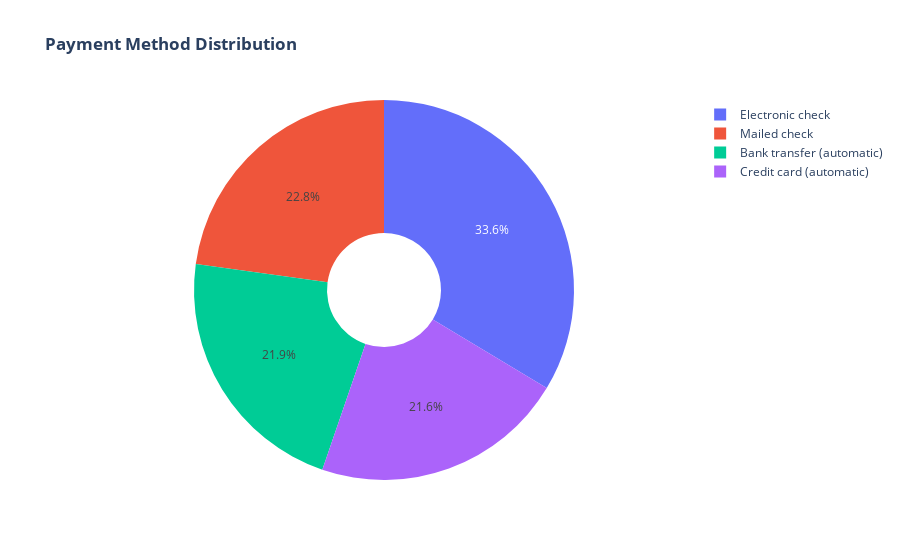
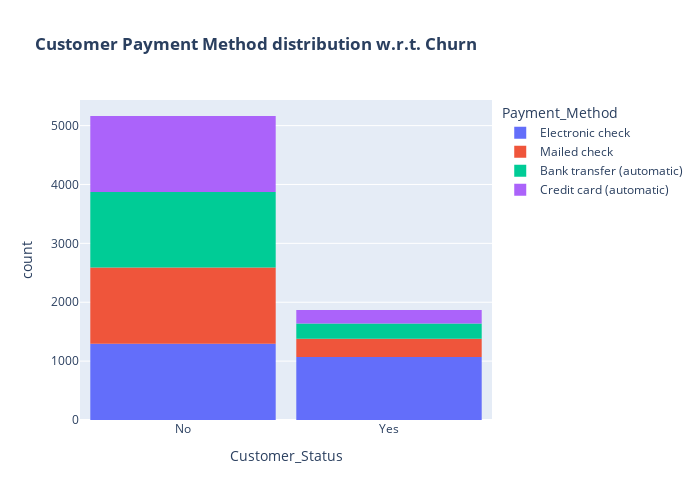

The cell these charts' notebook holds for them, in order:
### Code cell
labels = data['Payment_Method'].unique()
values = data['Payment_Method'].value_counts()

fig = go.Figure(data=[go.Pie(labels=labels, values=values, hole=.3)])
fig.update_layout(title_text="<b>Payment Method Distribution</b>")
fig.show()

fig = px.histogram(data, x="Customer_Status", color="Payment_Method", title="<b>Customer Payment Method distribution w.r.t. Churn</b>")
fig.update_layout(width=700, height=500, bargap=0.1)
fig.show()

### Figure 1 — Plotly figure (JSON) as saved in the notebook; plotly's stock layout.template omitted (floating-point values rounded to 4 significant figures)
{"data": [{"hole": 0.3, "labels": ["Electronic check", "Mailed check", "Bank transfer (automatic)", "Credit card (automatic)"], "type": "pie", "values": [2365, 1604, 1542, 1521]}], "layout": {"title": {"text": "<b>Payment Method Distribution</b>"}}}

### Figure 2 — Plotly figure (JSON) as saved in the notebook; plotly's stock layout.template omitted (floating-point values rounded to 4 significant figures; data arrays with more than 128 entries replaced by an {"elided": "..."} marker saying what was removed)
{"data": [{"alignmentgroup": "True", "bingroup": "x", "hovertemplate": "Payment_Method=Electronic check<br>Customer_Status=%{x}<br>count=%{y}<extra></extra>", "legendgroup": "Electronic check", "marker": {"color": "#636efa", "pattern": {"shape": ""}}, "name": "Electronic check", "offsetgroup": "Electronic check", "orientation": "v", "showlegend": true, "type": "histogram", "x": {"elided": "2365 str values"}, "xaxis": "x", "yaxis": "y"}, {"alignmentgroup": "True", "bingroup": "x", "hovertemplate": "Payment_Method=Mailed check<br>Customer_Status=%{x}<br>count=%{y}<extra></extra>", "legendgroup": "Mailed check", "marker": {"color": "#EF553B", "pattern": {"shape": ""}}, "name": "Mailed check", "offsetgroup": "Mailed check", "orientation": "v", "showlegend": true, "type": "histogram", "x": {"elided": "1604 str values"}, "xaxis": "x", "yaxis": "y"}, {"alignmentgroup": "True", "bingroup": "x", "hovertemplate": "Payment_Method=Bank transfer (automatic)<br>Customer_Status=%{x}<br>count=%{y}<extra></extra>", "legendgroup": "Bank transfer (automatic)", "marker": {"color": "#00cc96", "pattern": {"shape": ""}}, "name": "Bank transfer (automatic)", "offsetgroup": "Bank transfer (automatic)", "orientation": "v", "showlegend": true, "type": "histogram", "x": {"elided": "1542 str values"}, "xaxis": "x", "yaxis": "y"}, {"alignmentgroup": "True", "bingroup": "x", "hovertemplate": "Payment_Method=Credit card (automatic)<br>Customer_Status=%{x}<br>count=%{y}<extra></extra>", "legendgroup": "Credit card (automatic)", "marker": {"color": "#ab63fa", "pattern": {"shape": ""}}, "name": "Credit card (automatic)", "offsetgroup": "Credit card (automatic)", "orientation": "v", "showlegend": true, "type": "histogram", "x": {"elided": "1521 str values"}, "xaxis": "x", "yaxis": "y"}], "layout": {"bargap": 0.1, "barmode": "relative", "height": 500, "legend": {"title": {"text": "Payment_Method"}, "tracegroupgap": 0}, "title": {"text": "<b>Customer Payment Method distribution w.r.t. Churn</b>"}, "width": 700, "xaxis": {"anchor": "y", "domain": [0, 1], "title": {"text": "Customer_Status"}}, "yaxis": {"anchor": "x", "domain": [0, 1], "title": {"text": "count"}}}}
